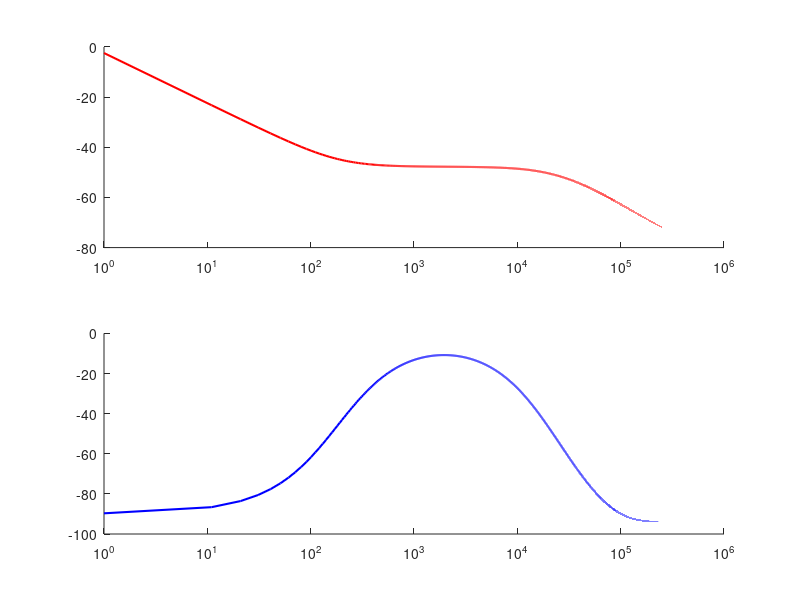

This figure's MATLAB source:
%% Type II compensator with optocoupler fast-lane
%
%   [Vfb]--*-----------------*
%          |                 |
%          |                 \
%          \                 /
%          / Ri              \ Ro
%          \                 /
%          /                 |
%          |                 __
%          |            LED _\/_ ~^~>[CTR]-->[Iemitter]
%          |      Cp         |
%          *------||---------*
%          |                 |
%          |   Cf     Rf     |
%          *---||---/\/\/----*
%          |                 |
%          |                 |
%          |               \____
%          |                 /\ \
%          *----------------/  \
%          |               ------
%          |                  |
%          /                  |
%          \  Rdc_bias        |
%          /                  |
%          \                  |
%          |                  |
%          *------------------*
%                             |
%                           -----
%                            ---
%                             -
%          Iemitter(s)
% Hc(s) = -------------
%            Vfb(s)
%

%%
%% Engineering notation shorthand
%%
p = 1e-12;
n = 1e-9;
u = 1e-6;
k = 1e3;

%%
%% Plotting ranges
%%

%Converter switching frequency only interesting 
%for setting plot limits
fsw = 125*k;
%Multiples of fsw to plot
nfs = 2;
f = 1:10:(fsw*nfs);
w = 2*pi*f;
s = j*w;

%%
%% Compensator component values
%%
Cp = 47*p;
Cf = 4.7*n;
Rf = 150*k;
Ri = 33.2*k;
Ro = 1*k;
fc_opto = 80*k;
CTR = 0.75;

%%
%% System transfer functions
%% 
p0 = 1./(s.*Ri*Cp);
p1 = (Cf + Cp)./(Rf*Cf*Cp);
z0 = 1/(Rf*Cf);
wopt = 2*pi*fc_opto;
popt = CTR*wopt./(s + wopt);
Hs = -(1/Ro)*p0.*(s + z0)./(s + p1); %Without "fast lane"
Hfs = (1/Ro - Hs).*popt;  %Add "fast lane" effect

%%
%% Plot transfer function
%%
subplot (2, 1, 1)
hold on
semilogx(f,20*log10(abs(Hfs)),"r","linewidth",1.5)
#set(gca, "linewidth", 4, "fontsize", 12)
subplot (2, 1, 2)
hold on
semilogx(f,angle(Hfs)*180/pi,"b","linewidth",1.5)
#set(gca, "linewidth", 4, "fontsize", 12)
